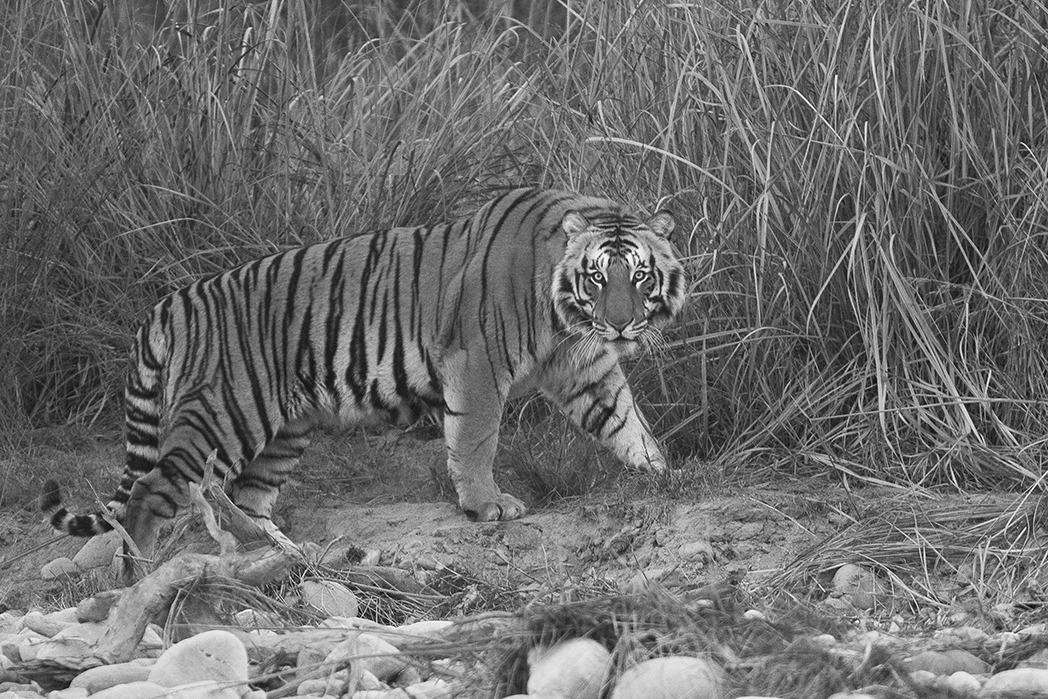
#> input picture HW1/image.jpg, 1048 x 699 px, found by its file name
$ jupyter execute --allow-errors EE604_HW1.ipynb   (shell and % lines are left out)
#> lines starting #> are read from the running program, lines starting #| are printed output that depends on the picture; after the words box and inside, x2 and y2 are one past the last pixel; in counts of white or black regions, pixels touching at a corner belong together
<a href="https://colab.research.google.com/github/ParvJain108/EE604_Image_Processing/blob/main/EE604_HW1.ipynb" target="_parent"></a>

**Q1 Bit-Plane Slicing and Progressive Image Reconstruction**
---

1. Image Setup

[cell 1]
#link to github repository where image is stored

import cv2 #OpenCV Python
import matplotlib.pyplot as plt #pyplot module in matplotlib
import numpy as np #numpy

img = cv2.imread('image.jpg', cv2.IMREAD_GRAYSCALE) #Reading image and storing intensity values in array
#> img is the input picture: shape (699, 1048); min 0, max 255, mean 108.9

#Shape of image in terms of pixels (width, height)
print(img.shape)
#| (699, 1048)

#Checking for data type of pixel storage (must be uint8)
print(img.dtype)
#| uint8

#Display image
plt.imshow(img, cmap='gray')
plt.axis('off')
plt.show()

2. Bit Plane Slicing and Progressive Image Reconstruction

[cell 2]
#Video parameters
fps = 2  #frames per second in the output video file
hold_seconds = 1  #how long each of the 8 stages stays visible
frames_per_stage = fps * hold_seconds

height, width = img.shape
#> height = 699; width = 1048
video_path = 'Resultant_Video.mp4'

#VideoWriter setup: codec, fps, frame size (width, height)
fourcc = cv2.VideoWriter_fourcc(*'mp4v')
out = cv2.VideoWriter(video_path, fourcc, fps, (width, height), isColor=False)

#Loop through each bit plane from MSB (7) to LSB (0)
#Ensure no garbage value in first iteration of loop
result_image = np.zeros_like(img)

#Loop
for i in range(7, -1, -1):

    #Extract the (i+1)-th bit plane and then right shift by i to bring the (i+1)-th bit to the LSB position,
    #then bitwise-AND with 1 to get either 0 or 1
    #Result Image is the Progressive Image Reconstruction result after each plane addition to previous step
    #after multiplication with weight of the bit plane
    result_image += ((img >> i) & 1)*(2**i)

    #Save frame for video file
    frame = result_image.astype(np.uint8)
    cv2.imwrite(f'stage_{8-i}_raw.png', frame)

    # Write to video (held for frames_per_stage frames)
    for _ in range(frames_per_stage):
        out.write(frame)
#> this loop made 8 passes
#> pass 1, `result_image += ((img >> i) & 1)*(2**i)`:
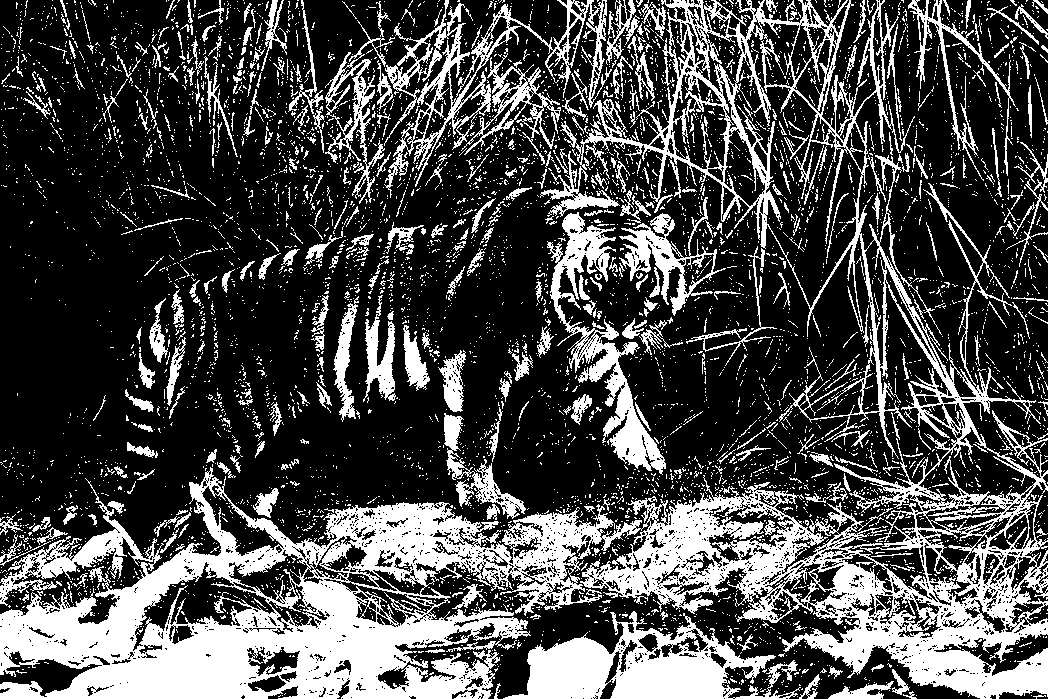
#> result_image: shape (699, 1048); values 0 (black) and 128 (white), 29.4% white; 6006 white regions (5578 under 20 px), largest, box (x1, y1, x2, y2) and area: (0, 0, 1048, 699) 123950, (503, 611, 801, 699) 12166, (547, 212, 666, 475) 7082
#> pass 2, `result_image += ((img >> i) & 1)*(2**i)`:
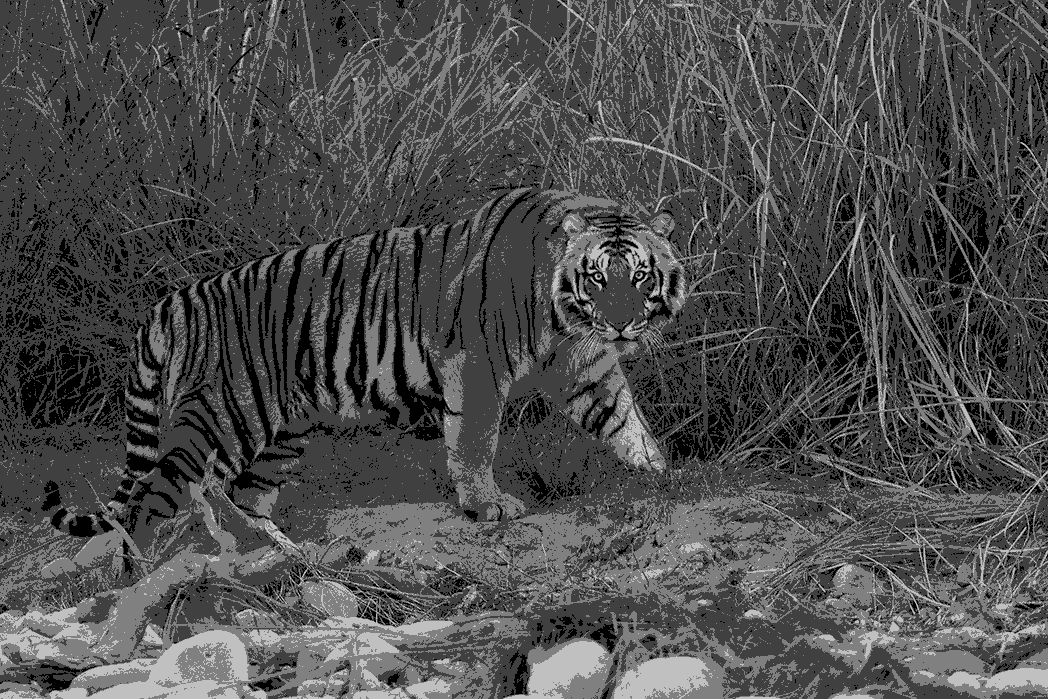
#> result_image: shape (699, 1048); min 0, max 192, mean 77.6

[cell 3]
#Images Display after each step
ordinals = ['8th', '7th', '6th', '5th', '4th', '3rd', '2nd', '1st']

titled_imgs = []
for n in range(1, 9):
    frame = cv2.imread(f'stage_{n}_raw.png', cv2.IMREAD_GRAYSCALE)

    frame_with_title = cv2.copyMakeBorder(frame, 0, 40, 0, 0, cv2.BORDER_CONSTANT, value=0)
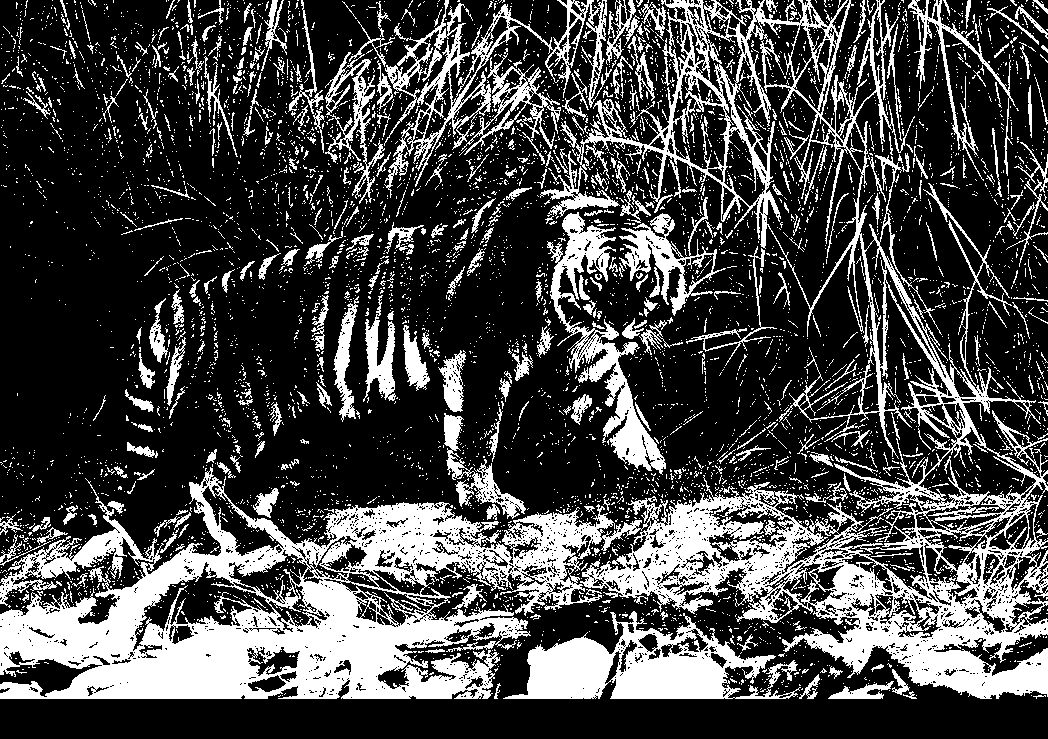
#> frame_with_title: shape (739, 1048); values 0 (black) and 128 (white), 27.8% white; 6006 white regions (5578 under 20 px), largest, box (x1, y1, x2, y2) and area: (0, 0, 1048, 699) 123950, (503, 611, 801, 699) 12166, (547, 212, 666, 475) 7082

    title_text = f"{ordinals[n-1]} plane added"
    cv2.putText(frame_with_title, title_text, (10, frame.shape[0] + 28),
                cv2.FONT_HERSHEY_SIMPLEX, 0.7, (255, 255, 255), 2)
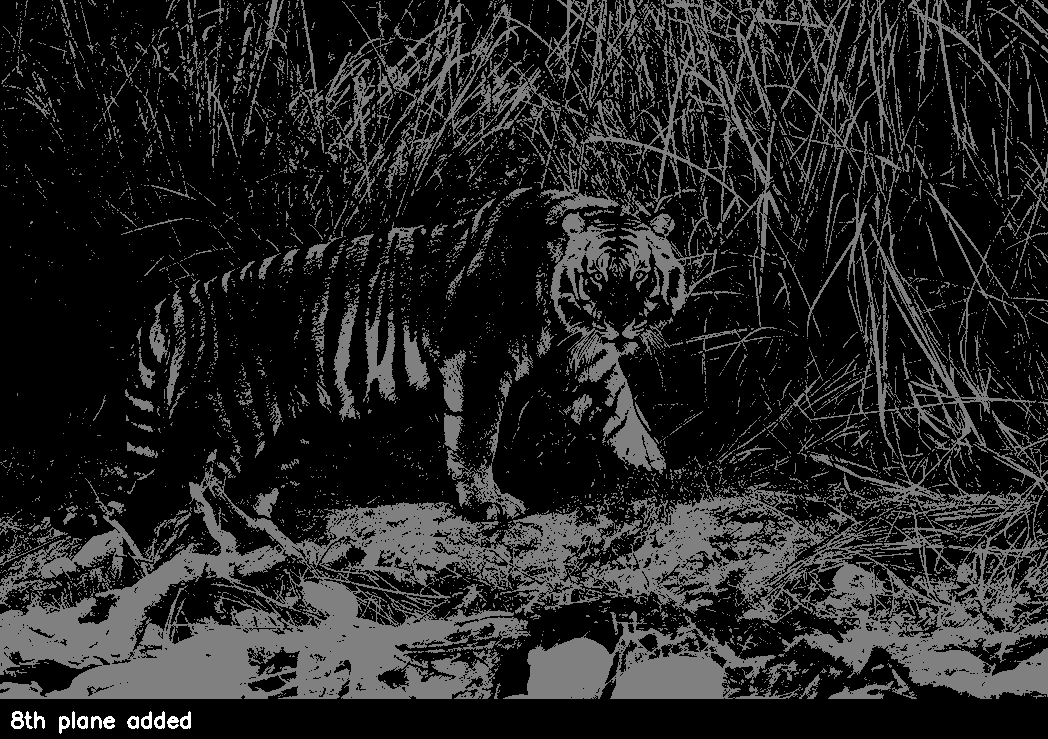
#> frame_with_title: shape (739, 1048); 0.17% of pixels changed, all inside (x1, y1, x2, y2) = (11, 711, 191, 734)

    titled_imgs.append(frame_with_title)

row1 = np.hstack(titled_imgs[0:4])
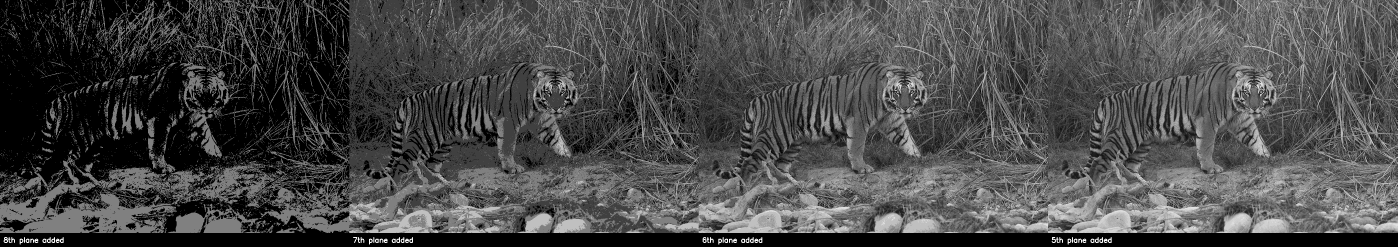
#> row1: shape (739, 4192) (shown at 1/3 size); min 0, max 255, mean 73.7
row2 = np.hstack(titled_imgs[4:8])
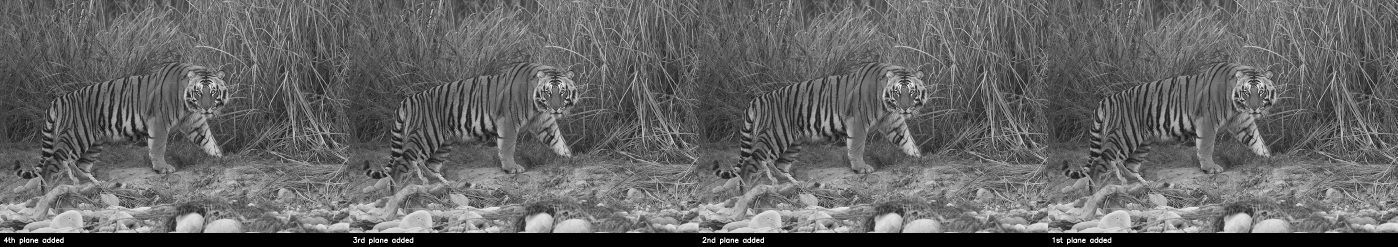
#> row2: shape (739, 4192) (shown at 1/3 size); min 0, max 255, mean 102.1
grid = np.vstack([row1, row2])
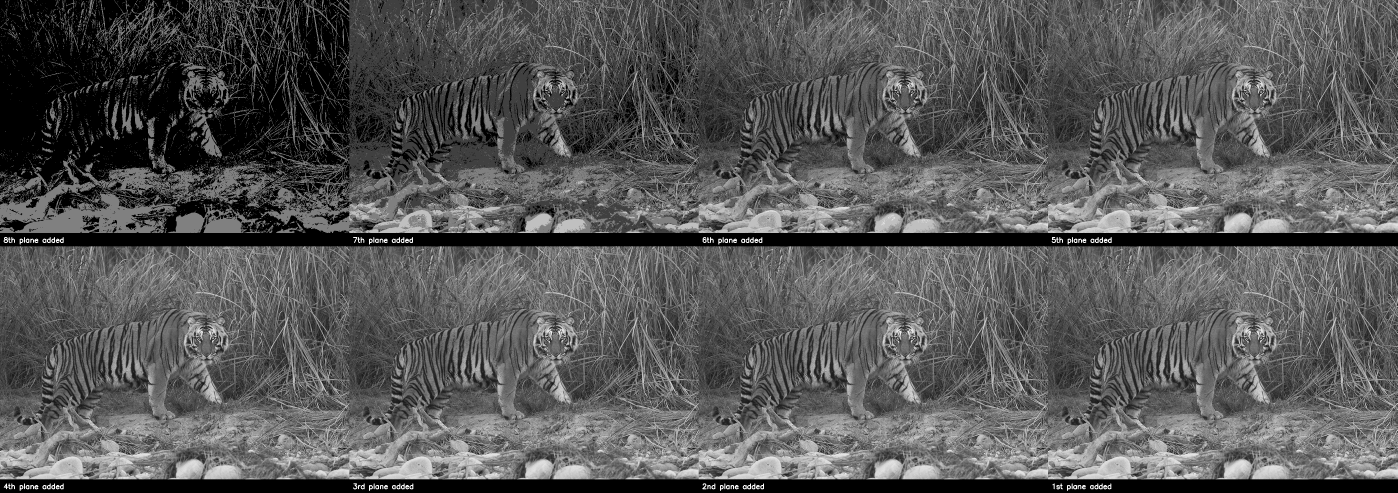
#> grid: shape (1478, 4192) (shown at 1/3 size); min 0, max 255, mean 87.9

plt.figure(figsize=(16, 9))
plt.imshow(grid, cmap='gray')
plt.axis('off')
plt.savefig('all_stages_grid.png', dpi=150, bbox_inches='tight')
plt.show()
